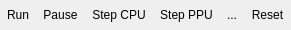
<?xml version="1.0" encoding="UTF-8"?>
<ui version="4.0">
 <class>EmulatorControl</class>
 <widget class="QWidget" name="EmulatorControl">
  <property name="geometry">
   <rect>
    <x>0</x>
    <y>0</y>
    <width>172</width>
    <height>30</height>
   </rect>
  </property>
  <property name="sizePolicy">
   <sizepolicy hsizetype="Fixed" vsizetype="Fixed">
    <horstretch>0</horstretch>
    <verstretch>0</verstretch>
   </sizepolicy>
  </property>
  <property name="windowTitle">
   <string>Form</string>
  </property>
  <layout class="QVBoxLayout" name="verticalLayout">
   <property name="spacing">
    <number>0</number>
   </property>
   <property name="margin">
    <number>0</number>
   </property>
   <item>
    <layout class="QHBoxLayout" name="horizontalLayout">
     <property name="spacing">
      <number>0</number>
     </property>
     <property name="sizeConstraint">
      <enum>QLayout::SetDefaultConstraint</enum>
     </property>
     <property name="margin">
      <number>0</number>
     </property>
     <item>
      <widget class="QToolButton" name="playButton">
       <property name="toolTip">
        <string>Run</string>
       </property>
       <property name="text">
        <string>Run</string>
       </property>
       <property name="icon">
        <iconset resource="../resource.qrc">
         <normaloff>:/resources/stock_media-play.png</normaloff>:/resources/stock_media-play.png</iconset>
       </property>
       <property name="iconSize">
        <size>
         <width>22</width>
         <height>22</height>
        </size>
       </property>
       <property name="toolButtonStyle">
        <enum>Qt::ToolButtonIconOnly</enum>
       </property>
       <property name="autoRaise">
        <bool>true</bool>
       </property>
      </widget>
     </item>
     <item>
      <widget class="QToolButton" name="pauseButton">
       <property name="enabled">
        <bool>true</bool>
       </property>
       <property name="toolTip">
        <string>Pause</string>
       </property>
       <property name="text">
        <string>Pause</string>
       </property>
       <property name="icon">
        <iconset resource="../resource.qrc">
         <normaloff>:/resources/stock_media-pause.png</normaloff>:/resources/stock_media-pause.png</iconset>
       </property>
       <property name="iconSize">
        <size>
         <width>22</width>
         <height>22</height>
        </size>
       </property>
       <property name="toolButtonStyle">
        <enum>Qt::ToolButtonIconOnly</enum>
       </property>
       <property name="autoRaise">
        <bool>true</bool>
       </property>
      </widget>
     </item>
     <item>
      <widget class="QToolButton" name="stepCPUButton">
       <property name="toolTip">
        <string>Step CPU</string>
       </property>
       <property name="styleSheet">
        <string notr="true"/>
       </property>
       <property name="text">
        <string>Step CPU</string>
       </property>
       <property name="icon">
        <iconset resource="../resource.qrc">
         <normaloff>:/resources/continue-icon-cpu.png</normaloff>:/resources/continue-icon-cpu.png</iconset>
       </property>
       <property name="iconSize">
        <size>
         <width>22</width>
         <height>22</height>
        </size>
       </property>
       <property name="toolButtonStyle">
        <enum>Qt::ToolButtonIconOnly</enum>
       </property>
       <property name="autoRaise">
        <bool>true</bool>
       </property>
       <property name="arrowType">
        <enum>Qt::NoArrow</enum>
       </property>
      </widget>
     </item>
     <item>
      <widget class="QToolButton" name="stepPPUButton">
       <property name="enabled">
        <bool>true</bool>
       </property>
       <property name="toolTip">
        <string>Step PPU</string>
       </property>
       <property name="text">
        <string>Step PPU</string>
       </property>
       <property name="icon">
        <iconset resource="../resource.qrc">
         <normaloff>:/resources/continue-icon-ppu.png</normaloff>:/resources/continue-icon-ppu.png</iconset>
       </property>
       <property name="iconSize">
        <size>
         <width>22</width>
         <height>22</height>
        </size>
       </property>
       <property name="toolButtonStyle">
        <enum>Qt::ToolButtonIconOnly</enum>
       </property>
       <property name="autoRaise">
        <bool>true</bool>
       </property>
      </widget>
     </item>
     <item>
      <widget class="QToolButton" name="frameAdvance">
       <property name="text">
        <string>...</string>
       </property>
       <property name="icon">
        <iconset resource="../resource.qrc">
         <normaloff>:/resources/22_execution.png</normaloff>:/resources/22_execution.png</iconset>
       </property>
       <property name="autoRaise">
        <bool>true</bool>
       </property>
      </widget>
     </item>
     <item>
      <widget class="QToolButton" name="resetButton">
       <property name="sizePolicy">
        <sizepolicy hsizetype="Fixed" vsizetype="Fixed">
         <horstretch>0</horstretch>
         <verstretch>0</verstretch>
        </sizepolicy>
       </property>
       <property name="toolTip">
        <string>Reset</string>
       </property>
       <property name="text">
        <string>Reset</string>
       </property>
       <property name="icon">
        <iconset resource="../resource.qrc">
         <normaloff>:/resources/stock_exit.png</normaloff>:/resources/stock_exit.png</iconset>
       </property>
       <property name="iconSize">
        <size>
         <width>22</width>
         <height>22</height>
        </size>
       </property>
       <property name="toolButtonStyle">
        <enum>Qt::ToolButtonIconOnly</enum>
       </property>
       <property name="autoRaise">
        <bool>true</bool>
       </property>
       <property name="arrowType">
        <enum>Qt::NoArrow</enum>
       </property>
      </widget>
     </item>
    </layout>
   </item>
  </layout>
  <action name="actionRun">
   <property name="text">
    <string>Run</string>
   </property>
   <property name="toolTip">
    <string>Run</string>
   </property>
   <property name="shortcut">
    <string>F7</string>
   </property>
  </action>
  <action name="actionPause">
   <property name="text">
    <string>Pause</string>
   </property>
   <property name="toolTip">
    <string>Pause</string>
   </property>
   <property name="shortcut">
    <string>F7</string>
   </property>
  </action>
  <action name="actionStep_CPU">
   <property name="text">
    <string>Step CPU</string>
   </property>
   <property name="toolTip">
    <string>Step CPU</string>
   </property>
   <property name="shortcut">
    <string>F8</string>
   </property>
  </action>
  <action name="actionStep_PPU">
   <property name="text">
    <string>Step PPU</string>
   </property>
   <property name="toolTip">
    <string>Step PPU</string>
   </property>
   <property name="shortcut">
    <string>F9</string>
   </property>
  </action>
  <action name="actionReset">
   <property name="text">
    <string>Reset</string>
   </property>
   <property name="toolTip">
    <string>Reset</string>
   </property>
   <property name="shortcut">
    <string>F10</string>
   </property>
  </action>
  <action name="actionFrame_Advance">
   <property name="text">
    <string>Frame Advance</string>
   </property>
   <property name="toolTip">
    <string>Advance Frame</string>
   </property>
   <property name="shortcut">
    <string>F12</string>
   </property>
  </action>
 </widget>
 <resources>
  <include location="../resource.qrc"/>
 </resources>
 <connections/>
</ui>
